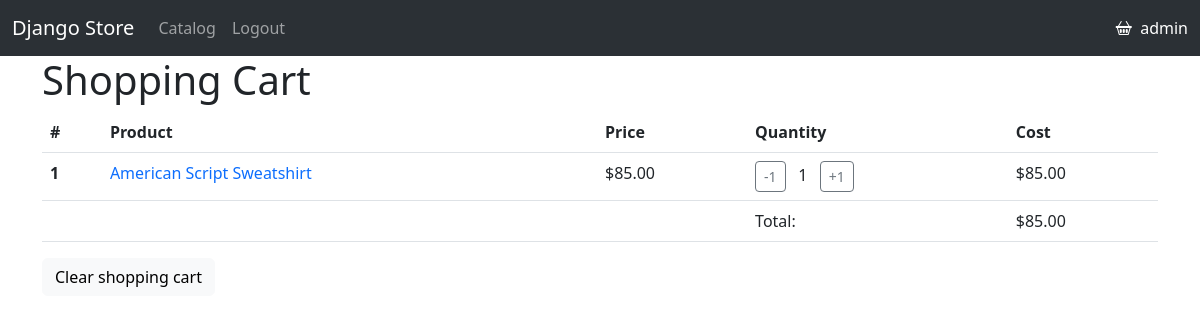
The app's page /cart/ (signed in), older data.
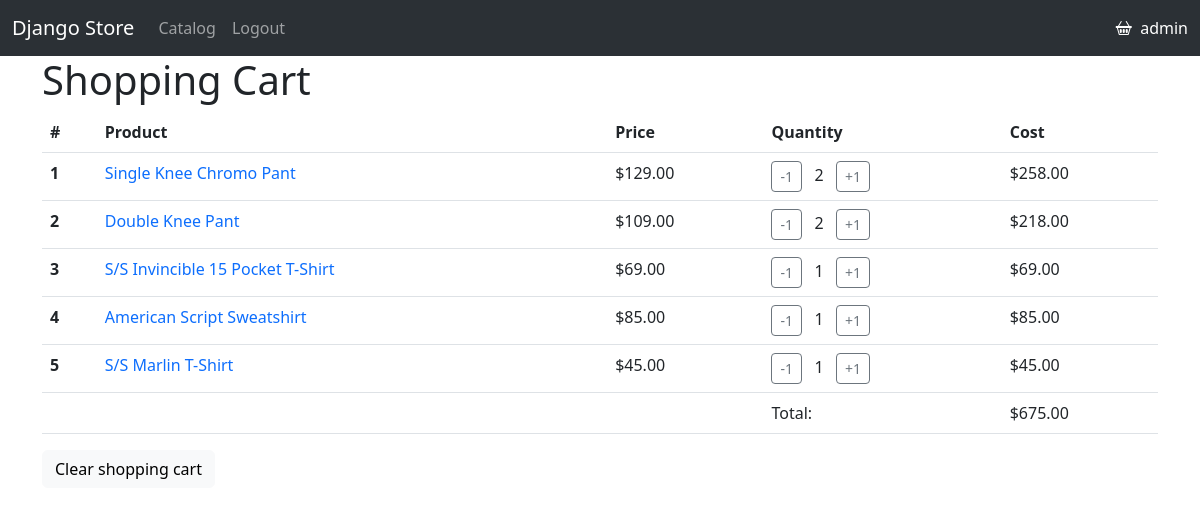
The same page, newer data.
### shopping_cart/models.py (models this page shows, shortened)
class CartItem(models.Model):
    cart = models.ForeignKey(Cart, on_delete=models.CASCADE, related_name='items')
    product = models.ForeignKey(Product, on_delete=models.CASCADE)
    quantity = models.PositiveIntegerField(default=0)
    def get_cost(self):
        return self.product.price * self.quantity

class Cart(models.Model):
    user = models.ForeignKey(User, on_delete=models.CASCADE)
    updated_at = models.DateTimeField(auto_now_add=True)
    def get_total_cost(self):
        return sum(item.get_cost() for item in self.items.all())

### catalog/models.py (models this page shows, shortened)
class Product(models.Model):
    CATEGORY_CHOICES = [
        ('TS', 'T-shirts'),
        ('SW', 'Sweatshirts'),
        ('PN', 'Pants'),
        ('JC', 'Jackets'),
    ]
    name = models.CharField(max_length=150)
    category = models.CharField(max_length=2, choices=CATEGORY_CHOICES, default=None)
    article_number = models.CharField(max_length=50, unique=True)
    price = models.FloatField()
    stock = models.PositiveIntegerField(default=0)
    image = models.ImageField(upload_to='images/catalog')

### shopping_cart/views.py (the view)
# urls.py: path('cart/', views.show_cart, name='show_cart'),
def show_cart(request):
    cart, _ = Cart.objects.get_or_create(user=request.user)
    return render(request, 'shopping_cart/cart.html', {'cart': cart})

### shopping_cart/templates/shopping_cart/cart.html (shortened to what this page needs)
{% extends 'base.html' %}
{% block content%}
<h1>Shopping Cart</h1>
{% if cart.items.all %}
    <table class="table">
        <thead>
        <tr>
            <th scope="col">#</th>
            <th scope="col">Product</th>
            <th scope="col">Price</th>
            <th scope="col">Quantity</th>
            <th scope="col">Cost</th>
        </tr>
        </thead>
        <tbody>
        {% for item in cart.items.all %}
            <tr>
                <th scope="row">{{ forloop.counter }}</th>
                <td><a href="{% url 'catalog:product_detail' item.product.pk %}" class="text-decoration-none">{{ item.product.name }}</a></td>
                <td>${{ item.product.price|floatformat:2 }}</td>
                <td>
                    <a href="{% url 'shopping_cart:remove_from_cart' item.product.pk %}" role="button" class="btn btn-outline-secondary btn-sm">-1</a>
                    &nbsp;&nbsp;{{ item.quantity }}&nbsp;&nbsp;
                    <a href="{% url 'shopping_cart:add_to_cart' item.product.pk %}" role="button" class="btn btn-outline-secondary btn-sm">+1</a>
                </td>
                <td>${% widthratio item.product.price 1 item.quantity as result %}{{result|floatformat:2}}</td>
            </tr>
        {% endfor %}
            <tr>
                <th scope="row"></th>
                <td></td>
                <td></td>
                <td>Total:</td>
                <td>${{ cart.get_total_cost|floatformat:2 }}</td>
            </tr>
      </tbody>
    </table>
    <a href="{% url 'shopping_cart:clear_cart' %}" role="button" class="btn btn-light">Clear shopping cart</a>
{% else %}
    <p>Your shopping cart is empty</p>
{% endif %}
{% endblock %}

Row changes from the older to the newer data that the page shows:
added CartItem: product.name "Single Knee Chromo Pant", product.price "129.00", quantity "2", result "258.00"
added CartItem: product.name "Double Knee Pant", product.price "109.00", quantity "2", result "218.00"
added CartItem: product.name "S/S Invincible 15 Pocket T-Shirt", product.price "69.00", quantity "1", result "69.00"
added CartItem: product.name "S/S Marlin T-Shirt", product.price "45.00", quantity "1", result "45.00"
computed for Cart: get_total_cost "85.00" → "675.00"
